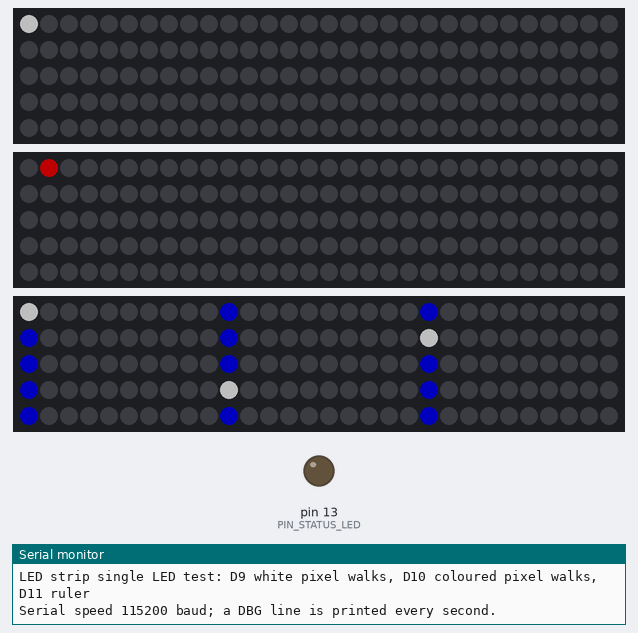
A sketch run on a simulated Arduino Mega 2560, built with avr-gcc and run on an emulated ATmega2560. Parts: 3 × 150 RGB LEDs in strip order, left to right, continuing on the next row, output pins drawn as LEDs (lit = HIGH), the last lines printed to the serial monitor. Dim RGB values are drawn brighter than linear.

Above: at 0.14 s.
At 35.54 s:
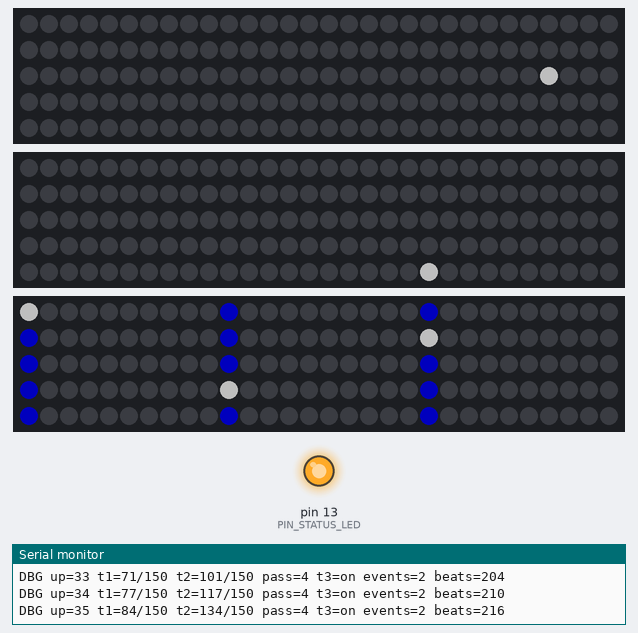
Timing chart, 0 to 40.0 s (numbered marks = the images above):
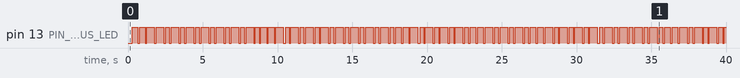

Measured:
- by itself, pin 13 (PIN_STATUS_LED): moves between LOW and HIGH, repeating every 8.0 s

The sketch:

sketch.ino
```cpp
/*
 * LED strip single LED - test of three 12 V WS2811 strips (3 LEDs per 10 cm, 5 m roll), one test per strip
 *
 * Purpose: find out how many LEDs / pixels the strip really has and how it is addressed, by lighting ONE
 * pixel at a time. Three strips (or the same strip moved from pin to pin) run three different tests at the
 * same time. Nothing here has anything to do with the casino sign itself; the strip is powered from the
 * 12 V supply and the Arduino from USB (see README.txt).
 *
 *   Test 1, pin D9:  ONE white pixel walks along the strip: pixel 1, pixel 2, pixel 3 ... up to
 *                    STRIP_PIXELS (150), then starts again. If one control chip drives 3 LEDs, the walking
 *                    light is 10 cm long and the strip answers only to the first 50 steps (then it is dark).
 *   Test 2, pin D10: ONE pixel walks faster, and its colour changes every pass: red, green, blue, white.
 *                    If the colours are wrong (red looks green), change COLOR_ORDER (see README.txt).
 *   Test 3, pin D11: a ruler: every 10th pixel is blue, every 50th white, blinking once a second, so you
 *                    can count the pixels and see where the strip ends.
 *
 * Brightness is limited to TEST_LEVEL (0..255) for all tests.
 *
 * SIGN OF LIFE: the LED on pin 13 blinks all the time while the program runs (every HEARTBEAT_MS, twice as
 * fast while many state changes happen; it is shortly inverted when a pass ends). Once per second (DEBUG_MS)
 * the Serial Monitor (115200 baud, SERIAL_BAUD) gets a line
 * "DBG up=.. t1=../150 t2=../150 pass=.. t3=on|off events=.. beats=..": uptime in seconds, the position of
 * the walking pixel in tests 1 and 2, the colour pass of test 2, the state of the ruler, state changes in
 * the last second and LED toggles. The values change from line to line.
 *
 * All timing uses millis(); the sketch never calls delay(). Function signatures use only built-in types
 * (Arduino's automatic prototypes).
 */

#include <Adafruit_NeoPixel.h>

// ============================== CONFIGURATION ==============================
constexpr uint8_t PIN_STRIP_1 = 9;           // test 1: one white pixel walks
constexpr uint8_t PIN_STRIP_2 = 10;          // test 2: one pixel walks, colour changes every pass
constexpr uint8_t PIN_STRIP_3 = 11;          // test 3: ruler
constexpr uint8_t PIN_STATUS_LED = 13;       // debug LED: sign of life
constexpr uint16_t STRIP_PIXELS = 150;       // steps / pixels the sketch tries (3 LEDs per 10 cm x 5 m = 150 LEDs;
                                             // if one chip drives 3 LEDs there are only 50 pixels, see README.txt)
constexpr uint16_t COLOR_ORDER = NEO_GRB + NEO_KHZ800;   // try NEO_RGB + NEO_KHZ800 if the colours of test 2 are wrong
constexpr uint8_t TEST_LEVEL = 80;           // 0..255, brightness of the lit pixels
constexpr uint32_t STEP1_MS = 150;           // test 1: time per step (150 steps = 22.5 s per pass)
constexpr uint32_t STEP2_MS = 60;            // test 2: time per step (150 steps = 9 s per pass)
constexpr uint32_t RULER_MS = 500;           // test 3: the ruler is on for this long, then off for this long
constexpr uint16_t RULER_STEP = 10;          // test 3: every RULER_STEP-th pixel is blue
constexpr uint16_t RULER_BIG_STEP = 50;      // test 3: every RULER_BIG_STEP-th pixel is white
constexpr uint32_t HEARTBEAT_MS = 250;       // LED toggle interval
constexpr uint32_t HEARTBEAT_FAST_MS = 125;  // LED toggle interval while many state changes happen
constexpr uint32_t INVERT_MS = 120;          // the LED is inverted this long after a pass ends
constexpr uint32_t SERIAL_BAUD = 115200;     // Serial Monitor speed (stated at the top of this file and printed at start)
constexpr uint32_t DEBUG_MS = 1000;          // interval of the "DBG" debug line
constexpr uint8_t FAST_EVENTS = 3;           // this many state changes in the last second = "many"
// ===========================================================================

// One named object per strip (NeoPixel objects must not be copied).
Adafruit_NeoPixel strip1(STRIP_PIXELS, PIN_STRIP_1, COLOR_ORDER);
Adafruit_NeoPixel strip2(STRIP_PIXELS, PIN_STRIP_2, COLOR_ORDER);
Adafruit_NeoPixel strip3(STRIP_PIXELS, PIN_STRIP_3, COLOR_ORDER);

uint16_t pos1 = 0;            // test 1: lit pixel
uint16_t pos2 = 0;            // test 2: lit pixel
uint8_t pass2 = 0;            // test 2: colour pass 0..3 = red, green, blue, white
bool rulerOn = true;          // test 3: ruler state
uint32_t nextStep1 = 0, nextStep2 = 0, nextRuler = 0;
uint32_t nextBeat = 0, invertUntil = 0, nextDebug = 0;
bool ledState = false;
uint8_t eventsNow = 0, eventsPrev = 0, eventsShown = 0;
uint32_t beats = 0;

// A state change: the status LED is shortly inverted and the event is counted.
void noteEvent(uint32_t now) {
  invertUntil = now + INVERT_MS;
  eventsNow++;
  eventsShown++;
}

uint32_t colourOfPass(uint8_t pass) {
  if (pass == 0) return Adafruit_NeoPixel::Color(TEST_LEVEL, 0, 0);
  if (pass == 1) return Adafruit_NeoPixel::Color(0, TEST_LEVEL, 0);
  if (pass == 2) return Adafruit_NeoPixel::Color(0, 0, TEST_LEVEL);
  return Adafruit_NeoPixel::Color(TEST_LEVEL, TEST_LEVEL, TEST_LEVEL);
}

void drawTest1() {
  strip1.clear();
  strip1.setPixelColor(pos1, Adafruit_NeoPixel::Color(TEST_LEVEL, TEST_LEVEL, TEST_LEVEL));
  strip1.show();
}

void drawTest2() {
  strip2.clear();
  strip2.setPixelColor(pos2, colourOfPass(pass2));
  strip2.show();
}

void drawTest3() {
  strip3.clear();
  if (rulerOn) {
    for (uint16_t i = 0; i < STRIP_PIXELS; i += RULER_STEP) {
      const bool big = (i % RULER_BIG_STEP) == 0;
      strip3.setPixelColor(i, big ? Adafruit_NeoPixel::Color(TEST_LEVEL, TEST_LEVEL, TEST_LEVEL)
                                  : Adafruit_NeoPixel::Color(0, 0, TEST_LEVEL));
    }
  }
  strip3.show();
}

void printDebug(uint32_t now) {
  Serial.print(F("DBG up="));
  Serial.print((unsigned long)(now / 1000));
  Serial.print(F(" t1="));
  Serial.print(pos1 + 1);
  Serial.print(F("/"));
  Serial.print(STRIP_PIXELS);
  Serial.print(F(" t2="));
  Serial.print(pos2 + 1);
  Serial.print(F("/"));
  Serial.print(STRIP_PIXELS);
  Serial.print(F(" pass="));
  Serial.print(pass2 + 1);
  Serial.print(F(" t3="));
  Serial.print(rulerOn ? F("on") : F("off"));
  Serial.print(F(" events="));
  Serial.print(eventsShown);
  Serial.print(F(" beats="));
  Serial.println((unsigned long)beats);
}

void setup() {
  Serial.begin(SERIAL_BAUD);
  pinMode(PIN_STATUS_LED, OUTPUT);
  strip1.begin();
  strip2.begin();
  strip3.begin();
  drawTest1();
  drawTest2();
  drawTest3();
  const uint32_t now = millis();
  nextStep1 = now + STEP1_MS;
  nextStep2 = now + STEP2_MS;
  nextRuler = now + RULER_MS;
  nextBeat = now + HEARTBEAT_MS;
  nextDebug = now + DEBUG_MS;
  Serial.println(F("LED strip single LED test: D9 white pixel walks, D10 coloured pixel walks, D11 ruler"));
  Serial.print(F("Serial speed "));
  Serial.print((unsigned long)SERIAL_BAUD);
  Serial.println(F(" baud; a DBG line is printed every second."));
}

void loop() {
  const uint32_t now = millis();

  // Test 1: one white pixel walks, one step every STEP1_MS
  if ((int32_t)(now - nextStep1) >= 0) {
    nextStep1 += STEP1_MS;
    pos1++;
    if (pos1 >= STRIP_PIXELS) {
      pos1 = 0;
      noteEvent(now);
    }
    drawTest1();
  }

  // Test 2: one pixel walks, the colour changes after every pass
  if ((int32_t)(now - nextStep2) >= 0) {
    nextStep2 += STEP2_MS;
    pos2++;
    if (pos2 >= STRIP_PIXELS) {
      pos2 = 0;
      pass2 = (pass2 + 1) % 4;
      noteEvent(now);
    }
    drawTest2();
  }

  // Test 3: the ruler blinks
  if ((int32_t)(now - nextRuler) >= 0) {
    nextRuler += RULER_MS;
    rulerOn = !rulerOn;
    noteEvent(now);
    drawTest3();
  }

  // Sign of life: LED 13 blinks, twice as fast while many state changes happen, shortly inverted on a state change
  const bool busy = (eventsNow + eventsPrev) >= FAST_EVENTS;
  if ((int32_t)(now - nextBeat) >= 0) {
    nextBeat += busy ? HEARTBEAT_FAST_MS : HEARTBEAT_MS;
    ledState = !ledState;
    beats++;
  }
  const bool inverted = (int32_t)(invertUntil - now) > 0;
  digitalWrite(PIN_STATUS_LED, (ledState != inverted) ? HIGH : LOW);

  // Serial debug line once per second
  if ((int32_t)(now - nextDebug) >= 0) {
    nextDebug += DEBUG_MS;
    printDebug(now);
    eventsPrev = eventsNow;
    eventsNow = 0;
    eventsShown = 0;
  }
}
```
